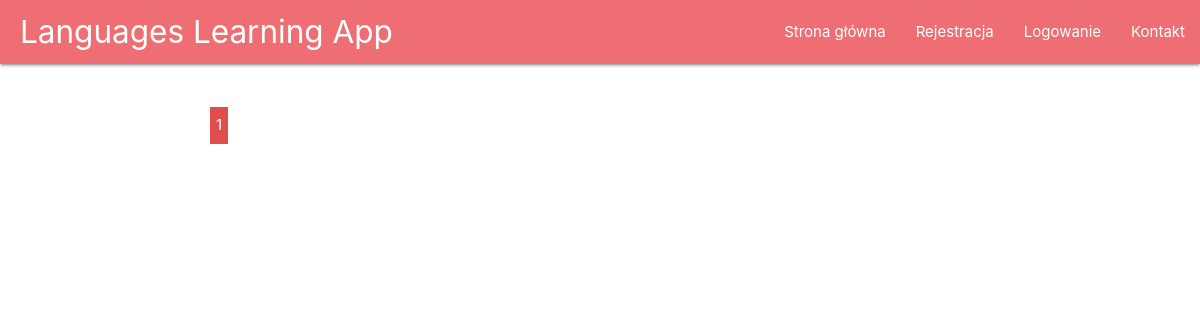
/pol_eng_dictionary/?page=4, run on an earlier commit of the app's database.
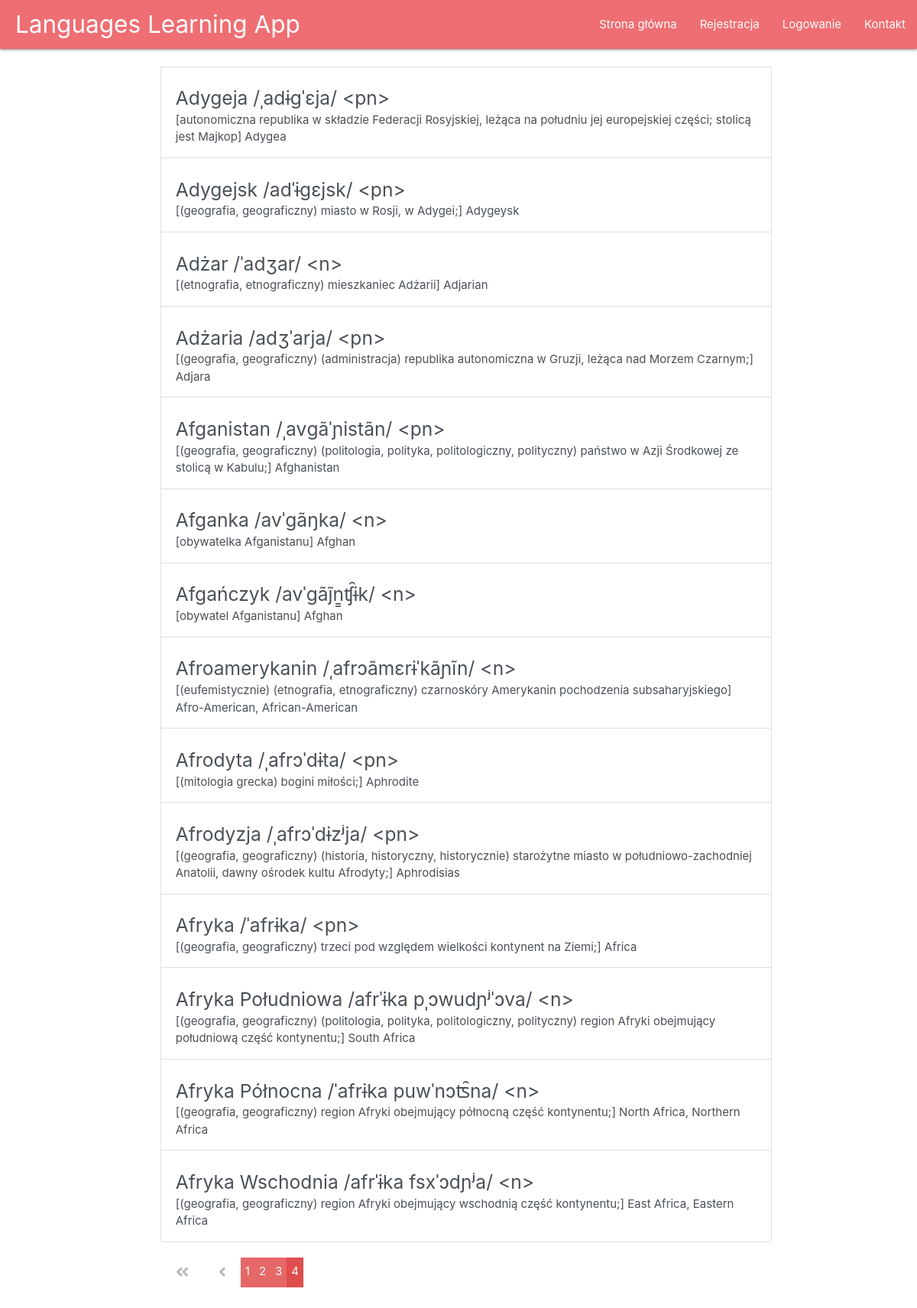
And on a later commit of the database.
### main/models.py (models this page shows, shortened)
class Word_POL(models.Model):
	polish_w = models.CharField(max_length=200)
	english_w = models.CharField(max_length=200)

### main/views.py (the view)
# urls.py: path("pol_eng_dictionary/", views.show_polish_dictionary, name='pol_eng_dictionary'),
def show_polish_dictionary(request):
	word_list = Word_POL.objects.all()
	paginator = Paginator(word_list, 25)
	page = request.GET.get('page')
	words = paginator.get_page(page)
	return render(request = request, template_name="main/pol_eng_dictionary.html", context = {"pol_eng_dictionary": words})

### main/templates/main/pol_eng_dictionary.html (shortened to what this page needs)
{% extends "main/header.html" %}
{% block content %}
<div class="list-group">
	<br>
	{% for d in pol_eng_dictionary %}
	<a href="#" class="list-group-item list-group-item-action align-items-start ">
		<div class="d-flex w-100 flex-row">
			<h5 class="mb-1">{{d.polish_w}}</h5>
		</div>
		<p class="mb-1">{{d.english_w}}</p>
	</a>
	{% endfor%}
</div>
<div class="pagination">
		{% if pol_eng_dictionary.has_previous %}
			<a class="pagination-action" href="?page=1">
			  <i class="fas fa-angle-double-left"></i>
			</a>
			<a class="pagination-action" href="?page={{ pol_eng_dictionary.previous_page_number }}">
			  <i class="fas fa-angle-left"></i>
			</a>
		{% endif %}
		{% for num in pol_eng_dictionary.paginator.page_range %}
		{% if pol_eng_dictionary.number == num %}
		  <span class="pagination-number pagination-current">{{num}}</span>
		{% elif num > pol_eng_dictionary.number|add:'-4' and num < pol_eng_dictionary.number|add:'4' %}
		  <a class="pagination-number" href="?page={{num}}">{{num}}</a>
		{% endif %}
		{% endfor%}
  </div>
{% endblock %}

### main/templates/main/header.html (shortened to what this page needs)
{% load static %}
<!DOCTYPE html>
<html>
<head>
    <link rel="stylesheet" href="https://maxcdn.bootstrapcdn.com/bootstrap/4.0.0/css/bootstrap.min.css">
    <link rel="stylesheet" href="https://cdnjs.cloudflare.com/ajax/libs/materialize/1.0.0/css/materialize.min.css">
</head>
<body>
  {% include "main/includes/navbar.html" %}
 <main role="main" class="container">
      <div class="row">
        <div class="col-md-8">
          {% block content %}{% endblock %}
        </div>
      </div>
 </main>
</body>
</html>

### main/templates/main/includes/navbar.html (shortened to what this page needs)
<nav>
    <div class="nav-wrapper">
    <div class="links">
       <a href="/" class="brand-logo" style = "margin-left: 20px">Languages Learning App</a>
      <ul id="nav-mobile" class="right hide-on-med-and-down">
        {% if user.is_authenticated %}
	      <li><a href="/user_page">Strona główna</a></li>
        <li><a href="/eng_pol_dictionary">Słownik ang-pol</a></li>
        <li><a href="/pol_eng_dictionary">Słownik pol-ang</a></li>
	        <li><a href="/profile">{{user.username}}</a></li>
	        <li><a href="/logout">Wyloguj</a></li>
        {% else %}
	      <li><a href="/">Strona główna</a></li>
	        <li><a href="/register">Rejestracja</a></li>
	        <li><a href="/login">Logowanie</a></li>
        {% endif %}
          <li><a href="/contact">Kontakt</a></li>
      </ul>
    </div>
    </div>
  </nav>

### main/templates/main/includes/navbar.html (style rules this page uses)
a:link { text-decoration: none; }

### main/templates/main/pol_eng_dictionary.html (style rules this page uses)
.list-group { margin: 0; min-width: 800px; width: 100%; }
.pagination { text-align:center; margin-top: 1em; margin-block-end: 10em; }
.pagination-action { margin: 0 0.5em; display: inline-block; padding: 0.5em; color:#B9B9B9; font-size: 1.3em; }
.pagination-number { background-color: #e66767; padding: 0.5em 0.4em; color:#fff; margin-top: 1%; margin-bottom: 1%; }
.pagination-number:hover, .pagination-current { background-color: rgb(223, 77, 77); }

What changed in the data, as far as the page shows it:
added Word_POL: polish_w "Adygeja /ˌadɨɡˈɛja/ <pn>", english_w "[autonomiczna republika w składzie Federacji Rosyjskiej, leżąca na południu jej europejskiej części; stolicą jest Majkop] Adygea"
added Word_POL: polish_w "Adygejsk /adˈɨɡɛjsk/ <pn>", english_w "[(geografia, geograficzny) miasto w Rosji, w Adygei;] Adygeysk"
added Word_POL: polish_w "Adżar /ˈadʒar/ <n>", english_w "[(etnografia, etnograficzny) mieszkaniec Adżarii] Adjarian"
added Word_POL: polish_w "Adżaria /adʒˈarja/ <pn>", english_w "[(geografia, geograficzny) (administracja) republika autonomiczna w Gruzji, leżąca nad Morzem Czarnym;] Adjara"
added Word_POL: polish_w "Afganistan /ˌavɡãˈɲistãn/ <pn>", english_w "[(geografia, geograficzny) (politologia, polityka, politologiczny, polityczny) państwo w Azji Środkowej ze stolicą w Kabulu;] Afghanistan"
added Word_POL: polish_w "Afganka /avˈɡãŋka/ <n>", english_w "[obywatelka Afganistanu] Afghan"
added Word_POL: polish_w "Afgańczyk /avˈɡãj̃n͇ʧ̑ɨk/ <n>", english_w "[obywatel Afganistanu] Afghan"
added Word_POL: polish_w "Afroamerykanin /ˌafrɔãmɛrɨˈkãɲĩn/ <n>", english_w "[(eufemistycznie) (etnografia, etnograficzny) czarnoskóry Amerykanin pochodzenia subsaharyjskiego] Afro-American, African-American"
added Word_POL: polish_w "Afrodyta /ˌafrɔˈdɨta/ <pn>", english_w "[(mitologia grecka) bogini miłości;] Aphrodite"
added Word_POL: polish_w "Afrodyzja /ˌafrɔˈdɨzʲja/ <pn>", english_w "[(geografia, geograficzny) (historia, historyczny, historycznie) starożytne miasto w południowo-zachodniej Anatolii, dawny ośrodek kultu Afrodyty;] Aphrodisias"
added Word_POL: polish_w "Afryka /ˈafrɨka/ <pn>", english_w "[(geografia, geograficzny) trzeci pod względem wielkości kontynent na Ziemi;] Africa"
added Word_POL: polish_w "Afryka Południowa /afrˈɨka pˌɔwudɲʲˈɔva/ <n>", english_w "[(geografia, geograficzny) (politologia, polityka, politologiczny, polityczny) region Afryki obejmujący południową część kontynentu;] South Africa"
added Word_POL: polish_w "Afryka Północna /ˈafrɨka puwˈnɔʦ̑na/ <n>", english_w "[(geografia, geograficzny) region Afryki obejmujący północną część kontynentu;] North Africa, Northern Africa"
added Word_POL: polish_w "Afryka Wschodnia /afrˈɨka fsxˈɔdɲʲa/ <n>", english_w "[(geografia, geograficzny) region Afryki obejmujący wschodnią część kontynentu;] East Africa, Eastern Africa"
Also different on the page:
list line gone: "1"
new list line: "1"
new list line: "2"
new list line: "3"
new list line: "4"
